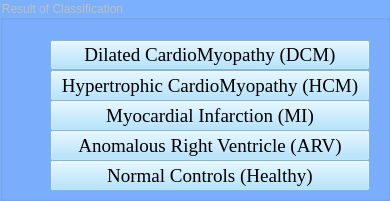
   <widget class="QGroupBox" name="result_box">
    <property name="enabled">
     <bool>false</bool>
    </property>
    <property name="geometry">
     <rect>
      <x>1030</x>
      <y>10</y>
      <width>390</width>
      <height>201</height>
     </rect>
    </property>
    <property name="styleSheet">
     <string notr="true">background-color: rgb(123, 176, 255); font: 75 12pt &quot;Times New Roman&quot;; </string>
    </property>
    <property name="title">
     <string>Result of Classification</string>
    </property>
    <widget class="QToolButton" name="class_2">
     <property name="enabled">
      <bool>false</bool>
     </property>
     <property name="geometry">
      <rect>
       <x>50</x>
       <y>70</y>
       <width>320</width>
       <height>31</height>
      </rect>
     </property>
     <property name="font">
      <font>
       <family>Times New Roman</family>
       <pointsize>14</pointsize>
       <weight>9</weight>
       <italic>false</italic>
       <bold>false</bold>
      </font>
     </property>
     <property name="styleSheet">
      <string notr="true">font: 75 14pt &quot;Times New Roman&quot;;
color: rgb(0, 0, 0);
background-color: rgb(158, 221, 255);font: 75 14pt &quot;Times New Roman&quot;;
color: rgb(0, 0, 0);
background-color: rgb(158, 221, 255);</string>
     </property>
     <property name="text">
      <string>Hypertrophic CardioMyopathy (HCM)</string>
     </property>
    </widget>
    <widget class="QToolButton" name="class_3">
     <property name="enabled">
      <bool>false</bool>
     </property>
     <property name="geometry">
      <rect>
       <x>50</x>
       <y>100</y>
       <width>320</width>
       <height>31</height>
      </rect>
     </property>
     <property name="font">
      <font>
       <family>Times New Roman</family>
       <pointsize>14</pointsize>
       <weight>9</weight>
       <italic>false</italic>
       <bold>false</bold>
      </font>
     </property>
     <property name="styleSheet">
      <string notr="true">font: 75 14pt &quot;Times New Roman&quot;;
color: rgb(0, 0, 0);
background-color: rgb(158, 221, 255);</string>
     </property>
     <property name="text">
      <string>Myocardial Infarction (MI)</string>
     </property>
    </widget>
    <widget class="QToolButton" name="class_4">
     <property name="enabled">
      <bool>false</bool>
     </property>
     <property name="geometry">
      <rect>
       <x>50</x>
       <y>130</y>
       <width>320</width>
       <height>31</height>
      </rect>
     </property>
     <property name="font">
      <font>
       <family>Times New Roman</family>
       <pointsize>14</pointsize>
       <weight>9</weight>
       <italic>false</italic>
       <bold>false</bold>
      </font>
     </property>
     <property name="styleSheet">
      <string notr="true">font: 75 14pt &quot;Times New Roman&quot;;
color: rgb(0, 0, 0);
background-color: rgb(158, 221, 255);</string>
     </property>
     <property name="text">
      <string>Anomalous Right Ventricle (ARV)</string>
     </property>
    </widget>
    <widget class="QToolButton" name="class_5">
     <property name="enabled">
      <bool>false</bool>
     </property>
     <property name="geometry">
      <rect>
       <x>50</x>
       <y>160</y>
       <width>320</width>
       <height>31</height>
      </rect>
     </property>
     <property name="font">
      <font>
       <family>Times New Roman</family>
       <pointsize>14</pointsize>
       <weight>9</weight>
       <italic>false</italic>
       <bold>false</bold>
      </font>
     </property>
     <property name="styleSheet">
      <string notr="true">font: 75 14pt &quot;Times New Roman&quot;;
color: rgb(0, 0, 0);
background-color: rgb(158, 221, 255);</string>
     </property>
     <property name="text">
      <string>Normal Controls (Healthy)</string>
     </property>
    </widget>
    <widget class="QPushButton" name="class_1">
     <property name="enabled">
      <bool>false</bool>
     </property>
     <property name="geometry">
      <rect>
       <x>50</x>
       <y>40</y>
       <width>320</width>
       <height>30</height>
      </rect>
     </property>
     <property name="font">
      <font>
       <family>Times New Roman</family>
       <pointsize>14</pointsize>
       <weight>9</weight>
       <italic>false</italic>
       <bold>false</bold>
      </font>
     </property>
     <property name="styleSheet">
      <string notr="true">font: 75 14pt &quot;Times New Roman&quot;;
color: rgb(0, 0, 0);
background-color: rgb(158, 221, 255);</string>
     </property>
     <property name="text">
      <string>Dilated CardioMyopathy (DCM)</string>
     </property>
    </widget>
   </widget>
